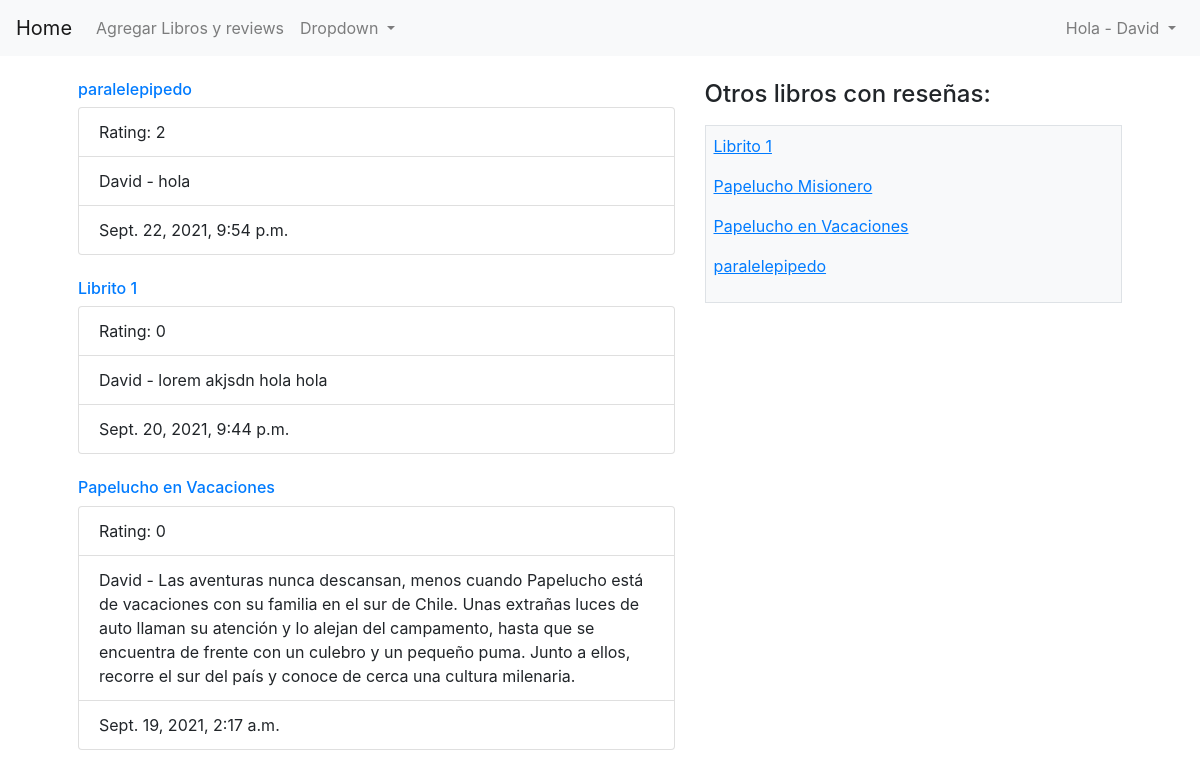
The app's page /libros/ (signed in) with its own data.
### login/models.py (models this page shows)
class User(models.Model):
    id = models.AutoField(primary_key=True)
    nombre = models.CharField(max_length=40)
    alias = models.CharField(max_length=40)
    email = models.CharField(max_length=40)
    password = models.CharField(max_length=255)
    rol = models.PositiveIntegerField(default=1)
    created_at = models.DateTimeField(auto_now_add=True)
    updated_at = models.DateTimeField(auto_now=True)
    objects = UserManager()

class Libro(models.Model):
    id = models.AutoField(primary_key=True)
    titulo = models.CharField(max_length=40)
    autor = models.ForeignKey(Autor, on_delete=CASCADE, related_name="libros")

class Review(models.Model):
    id = models.AutoField(primary_key=True)
    usuario = models.ForeignKey(User, on_delete=CASCADE, related_name="reviews")
    contenido = models.TextField(default='')
    libro = models.ForeignKey(Libro, on_delete=CASCADE, related_name="reviews")
    created_at = models.DateTimeField(auto_now_add=True)
    updated_at = models.DateTimeField(auto_now=True)
    rating = models.IntegerField(default=0)

### home/views.py (the view)
# urls.py: path('libros/', include('home.urls')),
def libros(request):
    if 'user_id' not in request.session:
        return redirect('login')
    context = {
        "active_user": User.objects.get(id=request.session['user_id']),
        "ultimos_reviews": Libro.objects.all().order_by('id').reverse()[:3],  #.order_by('-id)[:3],
        "lista_libros": Libro.objects.all().order_by('titulo'),
    }
    return render(request, 'libros.html', context)

### login/templates/libros.html (shortened to what this page needs)
<!DOCTYPE html>
<html lang="en">
<head>
    {% load static %}
    <link rel="stylesheet" href="https://cdn.jsdelivr.net/npm/bootstrap@4.6.0/dist/css/bootstrap.min.css">
</head>
<body>
    <div class="wrapper">
        {% include "navbar.html" %}
        <br>
        <div class="container-fluid">
            <div class="row mx-5">
                <div class="col-7">
                    {% for libro in ultimos_reviews %}
                    <a href="/libros/{{libro.id}}">
                        <h6>{{libro.titulo}}</h6>
                    </a>
                    <ul class="list-group">
                        <li class="list-group-item">Rating: {{libro.reviews.last.rating}}</li>
                        <li class="list-group-item">{{libro.reviews.last.usuario.nombre}} - {{libro.reviews.last.contenido}}</li>
                        <li class="list-group-item">{{libro.reviews.last.updated_at}}</li>
                    </ul>
                    <br /> {% endfor%}
                </div>
                <div class="col-5">
                    <h4 class="mb-3">Otros libros con reseñas:</h4>
                    <div class="h-auto w-100 border border-ligth py-2 px-2 bg-light text-dark overflow-auto">
                        {% for libro in lista_libros %}
                        <a href="/libros/{{libro.id}}">
                            <p><ins>{{libro.titulo}}</ins></p>
                        </a>
                        {% endfor %}
                    </div>
                </div>
            </div>
        </div>
    </div>
</body>
</html>

### login/templates/navbar.html (shortened to what this page needs)
<nav class="navbar navbar-expand-lg navbar-light bg-light">
    <a class="navbar-brand" href="/">Home</a>
    <div class="collapse navbar-collapse" id="navbarSupportedContent">
        <ul class="navbar-nav mr-auto">
            <li class="nav-item">
                <a class="nav-link" href="{% url 'agregar' %}">Agregar Libros y reviews</a>
            </li>
            <li class="nav-item dropdown">
                <a class="nav-link dropdown-toggle" href="#" id="navbarDropdown" role="button" data-toggle="dropdown" aria-haspopup="true" aria-expanded="false">
          Dropdown
        </a>
            </li>
        </ul>
        <form class="form-inline">
            <ul class="navbar-nav">
                <li class="nav-item dropdown">
                    <a class="nav-link dropdown-toggle" href="#" id="navbarDropdownMenuLink" role="button" data-toggle="dropdown" aria-haspopup="true" aria-expanded="false">
              Hola - {{active_user.nombre}}
            </a>
                </li>
            </ul>
        </form>
    </div>
</nav>

### records on screen
User: nombre "David"
Libro: titulo "paralelepipedo", reviews.last.rating "2", reviews.last.usuario.nombre "David", reviews.last.contenido "hola", reviews.last.updated_at "Sept. 22, 2021, 9:54 p.m."
Libro: titulo "Librito 1", reviews.last.rating "0", reviews.last.usuario.nombre "David", reviews.last.contenido "lorem akjsdn hola hola", reviews.last.updated_at "Sept. 20, 2021, 9:44 p.m."
Libro: titulo "Papelucho en Vacaciones", reviews.last.rating "0", reviews.last.usuario.nombre "David", reviews.last.contenido "Las aventuras nunca descansan, menos cuando Papelucho está de vacaciones con su familia en el sur de Chile. Unas extrañas luces de auto llaman su atención y lo alejan del campamento, hasta que se encuentra de frente con un culebro y un pequeño puma. Junto a ellos, recorre el sur del país y conoce de cerca una cultura milenaria.", reviews.last.updated_at "Sept. 19, 2021, 2:17 a.m."
Libro: titulo "Papelucho Misionero"
